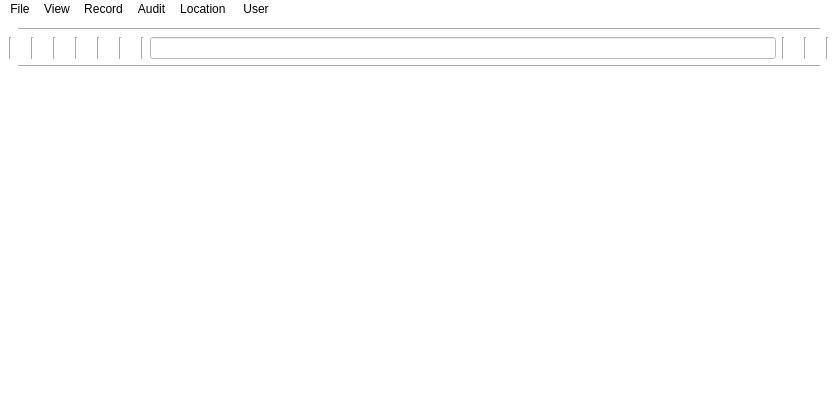
<?xml version="1.0" encoding="UTF-8"?>
<ui version="4.0">
 <class>userWindow</class>
 <widget class="QMainWindow" name="userWindow">
  <property name="geometry">
   <rect>
    <x>0</x>
    <y>0</y>
    <width>838</width>
    <height>393</height>
   </rect>
  </property>
  <property name="windowTitle">
   <string>userWindow</string>
  </property>
  <property name="styleSheet">
   <string notr="true">background-color:white;</string>
  </property>
  <widget class="QWidget" name="centralwidget">
   <layout class="QGridLayout" name="gridLayout_2">
    <item row="0" column="1">
     <widget class="Line" name="line_4">
      <property name="orientation">
       <enum>Qt::Horizontal</enum>
      </property>
     </widget>
    </item>
    <item row="1" column="0">
     <widget class="Line" name="line_2">
      <property name="orientation">
       <enum>Qt::Vertical</enum>
      </property>
     </widget>
    </item>
    <item row="1" column="2">
     <widget class="Line" name="line_3">
      <property name="orientation">
       <enum>Qt::Vertical</enum>
      </property>
     </widget>
    </item>
    <item row="3" column="1">
     <spacer name="verticalSpacer">
      <property name="orientation">
       <enum>Qt::Vertical</enum>
      </property>
      <property name="sizeHint" stdset="0">
       <size>
        <width>20</width>
        <height>40</height>
       </size>
      </property>
     </spacer>
    </item>
    <item row="2" column="1">
     <widget class="Line" name="line">
      <property name="orientation">
       <enum>Qt::Horizontal</enum>
      </property>
     </widget>
    </item>
    <item row="1" column="1">
     <layout class="QGridLayout" name="gridLayout">
      <item row="0" column="9">
       <widget class="Line" name="line_11">
        <property name="orientation">
         <enum>Qt::Vertical</enum>
        </property>
       </widget>
      </item>
      <item row="0" column="0">
       <widget class="QLabel" name="label">
        <property name="text">
         <string/>
        </property>
        <property name="pixmap">
         <pixmap>../build-insideui-Desktop_Qt_6_5_0_MinGW_64_bit-Debug/img/user.png</pixmap>
        </property>
       </widget>
      </item>
      <item row="0" column="13">
       <widget class="Line" name="line_6">
        <property name="orientation">
         <enum>Qt::Vertical</enum>
        </property>
       </widget>
      </item>
      <item row="0" column="2">
       <widget class="QLabel" name="label_2">
        <property name="text">
         <string/>
        </property>
        <property name="pixmap">
         <pixmap>../build-insideui-Desktop_Qt_6_5_0_MinGW_64_bit-Debug/img/Note.png</pixmap>
        </property>
       </widget>
      </item>
      <item row="0" column="16">
       <widget class="QLabel" name="label_8">
        <property name="text">
         <string/>
        </property>
        <property name="pixmap">
         <pixmap>../build-insideui-Desktop_Qt_6_5_0_MinGW_64_bit-Debug/img/Pop.png</pixmap>
        </property>
       </widget>
      </item>
      <item row="0" column="3">
       <widget class="Line" name="line_8">
        <property name="orientation">
         <enum>Qt::Vertical</enum>
        </property>
       </widget>
      </item>
      <item row="0" column="7">
       <widget class="Line" name="line_10">
        <property name="orientation">
         <enum>Qt::Vertical</enum>
        </property>
       </widget>
      </item>
      <item row="0" column="8">
       <widget class="QLabel" name="label_5">
        <property name="text">
         <string/>
        </property>
        <property name="pixmap">
         <pixmap>../build-insideui-Desktop_Qt_6_5_0_MinGW_64_bit-Debug/img/undo.png</pixmap>
        </property>
       </widget>
      </item>
      <item row="0" column="1">
       <widget class="Line" name="line_7">
        <property name="orientation">
         <enum>Qt::Vertical</enum>
        </property>
       </widget>
      </item>
      <item row="0" column="11">
       <widget class="Line" name="line_5">
        <property name="orientation">
         <enum>Qt::Vertical</enum>
        </property>
       </widget>
      </item>
      <item row="0" column="6">
       <widget class="QLabel" name="label_4">
        <property name="text">
         <string/>
        </property>
        <property name="pixmap">
         <pixmap>../build-insideui-Desktop_Qt_6_5_0_MinGW_64_bit-Debug/img/save.png</pixmap>
        </property>
       </widget>
      </item>
      <item row="0" column="5">
       <widget class="Line" name="line_9">
        <property name="orientation">
         <enum>Qt::Vertical</enum>
        </property>
       </widget>
      </item>
      <item row="0" column="4">
       <widget class="QLabel" name="label_3">
        <property name="text">
         <string/>
        </property>
        <property name="pixmap">
         <pixmap>../build-insideui-Desktop_Qt_6_5_0_MinGW_64_bit-Debug/img/pan.png</pixmap>
        </property>
       </widget>
      </item>
      <item row="0" column="10">
       <widget class="QLabel" name="label_6">
        <property name="text">
         <string/>
        </property>
        <property name="pixmap">
         <pixmap>../build-insideui-Desktop_Qt_6_5_0_MinGW_64_bit-Debug/img/db.png</pixmap>
        </property>
       </widget>
      </item>
      <item row="0" column="12">
       <widget class="QLineEdit" name="lineEdit"/>
      </item>
      <item row="0" column="14">
       <widget class="QLabel" name="label_7">
        <property name="text">
         <string/>
        </property>
        <property name="pixmap">
         <pixmap>../build-insideui-Desktop_Qt_6_5_0_MinGW_64_bit-Debug/img/search.png</pixmap>
        </property>
       </widget>
      </item>
      <item row="0" column="15">
       <widget class="Line" name="line_12">
        <property name="orientation">
         <enum>Qt::Vertical</enum>
        </property>
       </widget>
      </item>
     </layout>
    </item>
   </layout>
  </widget>
  <widget class="QMenuBar" name="menubar">
   <property name="geometry">
    <rect>
     <x>0</x>
     <y>0</y>
     <width>838</width>
     <height>21</height>
    </rect>
   </property>
   <widget class="QMenu" name="menuFile">
    <property name="title">
     <string>File</string>
    </property>
   </widget>
   <widget class="QMenu" name="menuView">
    <property name="title">
     <string>View</string>
    </property>
   </widget>
   <widget class="QMenu" name="menuRecord">
    <property name="title">
     <string>Record</string>
    </property>
   </widget>
   <widget class="QMenu" name="menuAudit">
    <property name="title">
     <string>Audit</string>
    </property>
   </widget>
   <widget class="QMenu" name="menuLocation">
    <property name="title">
     <string>Location </string>
    </property>
   </widget>
   <widget class="QMenu" name="menuUser">
    <property name="title">
     <string>User</string>
    </property>
   </widget>
   <addaction name="menuFile"/>
   <addaction name="menuView"/>
   <addaction name="menuRecord"/>
   <addaction name="menuAudit"/>
   <addaction name="menuLocation"/>
   <addaction name="menuUser"/>
  </widget>
  <widget class="QStatusBar" name="statusbar"/>
 </widget>
 <resources/>
 <connections/>
</ui>
